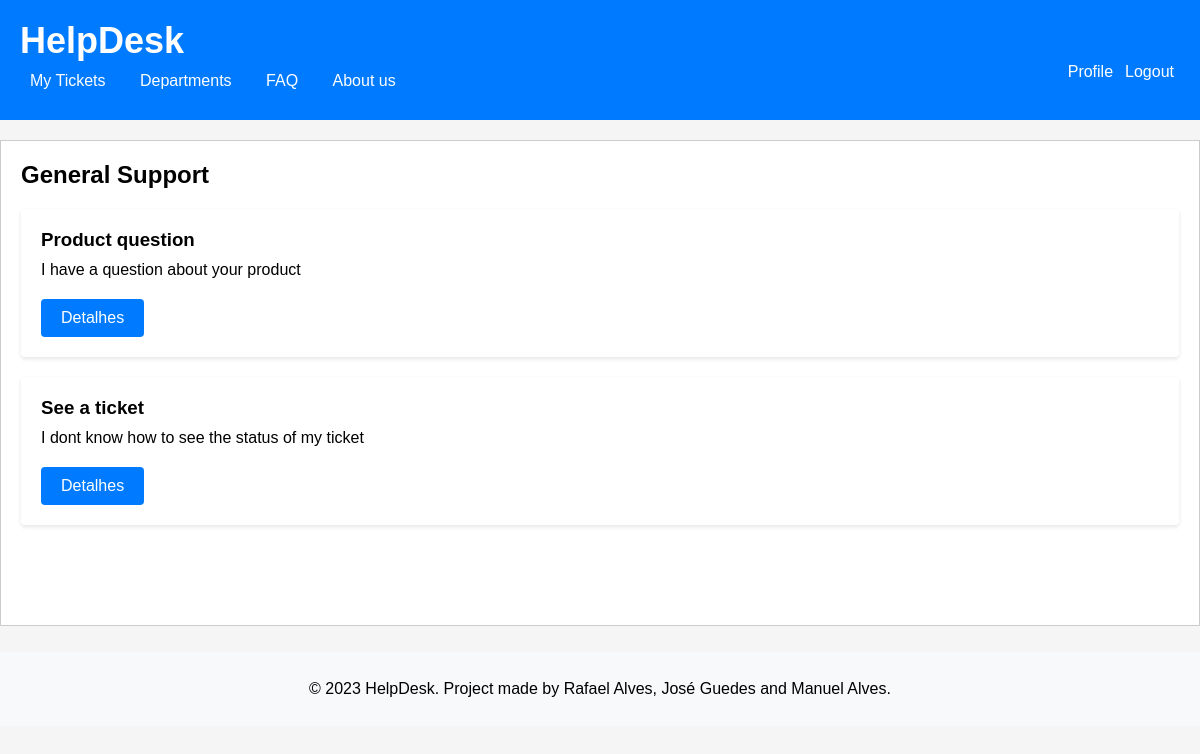
The app's page /pages/departmentTicket.php?id=1, older data.
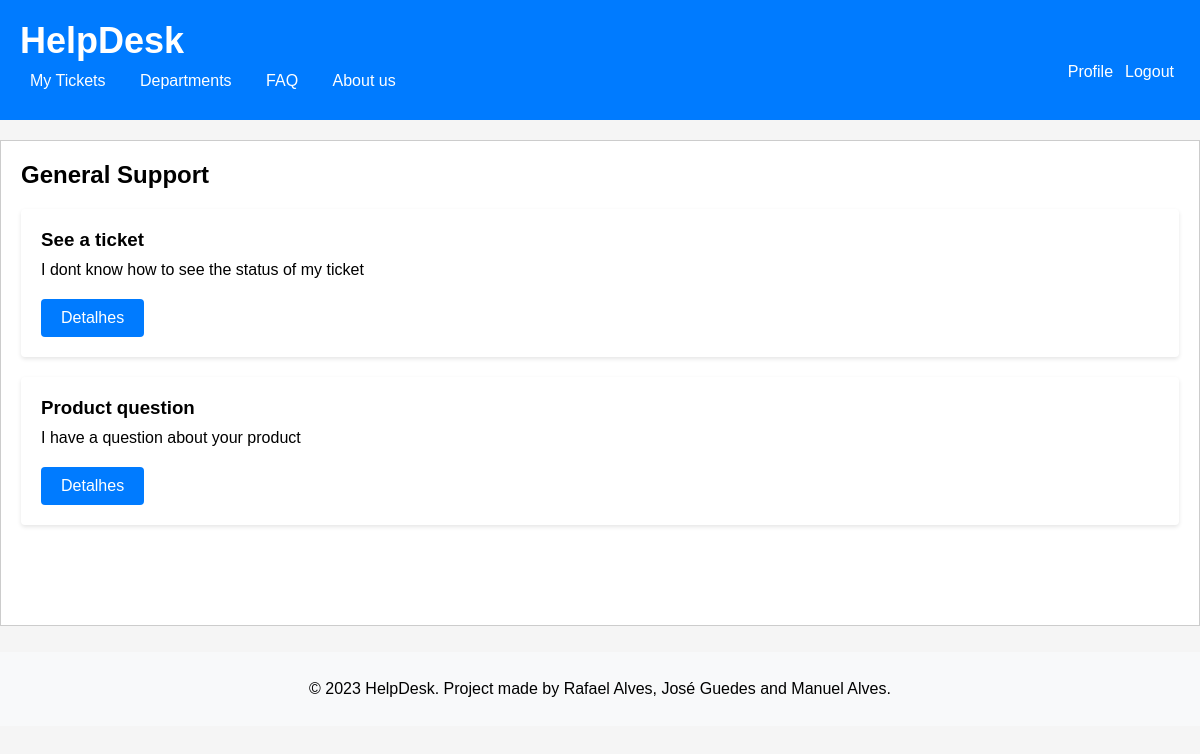
The same page, newer data.
### tables this page shows
CREATE TABLE Ticket (
    id INTEGER PRIMARY KEY AUTOINCREMENT,
    title varchar(255) NOT NULL UNIQUE,
    description VARCHAR(255) NOT NULL,
    ticket_status VARCHAR (10)  NOT NULL DEFAULT 'Open' CHECK (ticket_status IN ('Open', 'Assigned', 'Closed')),
    created_at TIMESTAMP NOT NULL DEFAULT CURRENT_TIMESTAMP,
    updated_at TIMESTAMP NOT NULL DEFAULT CURRENT_TIMESTAMP,
    id_user INTEGER, /* id do client que criou o ticket */
    id_agent INTEGER DEFAULT NULL, /* id do agent que está a tratar do ticket */
    id_department INTEGER, /* id do department do ticket */
    feedback VARCHAR(255) DEFAULT NULL,
    client_answer VARCHAR(255) DEFAULT NULL,
    CONSTRAINT current_edit_date_ck CHECK (created_at <= updated_at),
    CONSTRAINT id_usertFK FOREIGN KEY(id_user) REFERENCES User(id),
    CONSTRAINT id_agentFK FOREIGN KEY(id_agent) REFERENCES User(id),
    CONSTRAINT id_departmentFK FOREIGN KEY(id_department) REFERENCES Department(id)
);

### pages/departmentTicket.php (called while the page is built, shortened)
<?php
  require_once(__DIR__ . '/../database/ticket.class.php');
  require_once(__DIR__ . '/../database/department.class.php');
  require_once(__DIR__ . '/../templates/header.tpl.php');
  require_once(__DIR__ . '/../templates/footer.tpl.php');
  require_once(__DIR__ . '/../templates/department.tpl.php');
  $department = Department::getDepartment($dbh, intval($_GET['id']));
  $tickets = Ticket::getTicketsbyDepartment($dbh, intval($_GET['id']));
  drawDepartment($department, $tickets);
?>

### database/department.class.php (called while the page is built, shortened)
<?php
  class Department {
    public function __construct(int $id, string $name)
    {
      $this->name = $name;
    }
    static function getDepartment(PDO $db, int $id) : Department {
      $stmt = $db->prepare('SELECT id, name FROM Department WHERE id = ?');
      $stmt->execute(array($id));
      $department = $stmt->fetch();
      return new Department(
        intval($department['id']),
        $department['name']
      );
    }
  }
?>

### database/ticket.class.php (called while the page is built, shortened)
<?php
  class Ticket {
    static function getTicketsbyDepartment(PDO $db, int $id_department) {
      $stmt = $db->prepare('
        SELECT id, title, description
        FROM Ticket
        WHERE id_department = ?
        ORDER by updated_at desc
      ');
      $stmt->execute(array($id_department));
      $row = $stmt->fetchAll(PDO::FETCH_ASSOC);
      return $row;
    }
  }
?>

### templates/department.tpl.php (the view, shortened to what this page needs)
<?php
  require_once(__DIR__ . '/../database/department.class.php')
?>
<?php function drawDepartment(Department $department, array $tickets) { ?>
  <h2><?=$department->name?></h2>
  <section id="tickets">
    <?php
    foreach ($tickets as $ticket) {
      $id_t = $ticket['id'];
      $title_t = $ticket['title'];
      $description_t = $ticket['description'];
    ?>
    <div class="ticket" id="<?=$id_t?>">
      <h3> <?=$title_t?></h3>
      <p> <?=$description_t?> </p>
      <a href="../pages/detailTicket.php?id=<?=$ticket['id']?>" class="button">Detalhes</a>
    </div>
    <?php } ?>
  </section>
<?php } ?>

Row changes from the older to the newer data that the page shows:
changed ticket "See a ticket": moves up the list
